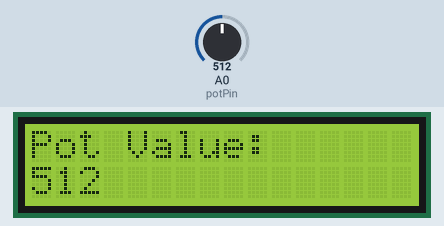
Simulated run of this sketch. Board: Arduino Uno, built with avr-gcc and run on an emulated ATmega328P. Parts: 16×2 character LCD. The inputs (shaded band) are chosen by the test bench; at power-on: A0 (potPin) = 512.

Above: at 1.2 s.
1.3 s: A0 (potPin) set to 716
At 1.8 s:
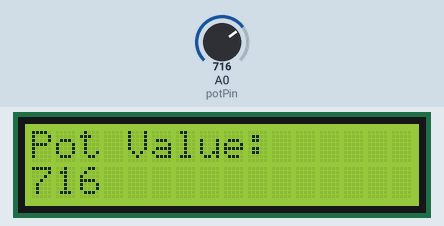
3.0 s: A0 (potPin) set to 900
At 4.2 s:
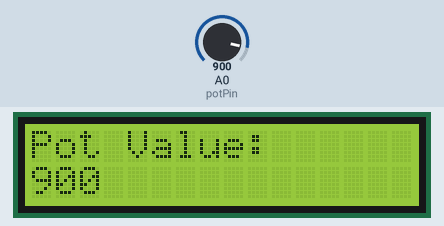
4.6 s: A0 (potPin) set to 1023
At 5.4 s:
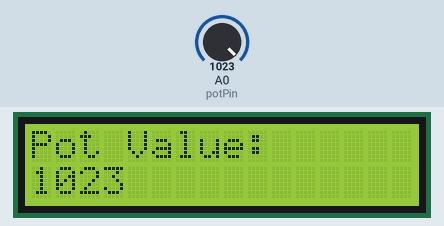
Timing chart, 0 to 7.6 s (numbered marks = the images above; inputs shaded):
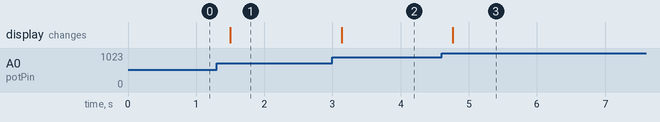

The sketch:

LCD_Display_Pot.ino
```cpp
#include <Wire.h>
#include <LiquidCrystal_I2C.h>


LiquidCrystal_I2C lcd(0x27, 16, 2);


int potPin = A0;
int potValue = 0;


void setup() {

  lcd.begin(16, 2);
  lcd.print("Pot Value:");

}

void loop() {

  potValue = analogRead(potPin);
  lcd.setCursor(0, 1);
  lcd.print(potValue);
  delay(200);

}
```

Measured:
- after the input at 1.3 s, the display: changes after 0.20 s (image 1)
- after the input at 3.0 s, the display: changes after 0.13 s (image 2)
- after the input at 4.6 s, the display: changes after 0.17 s (image 3)
